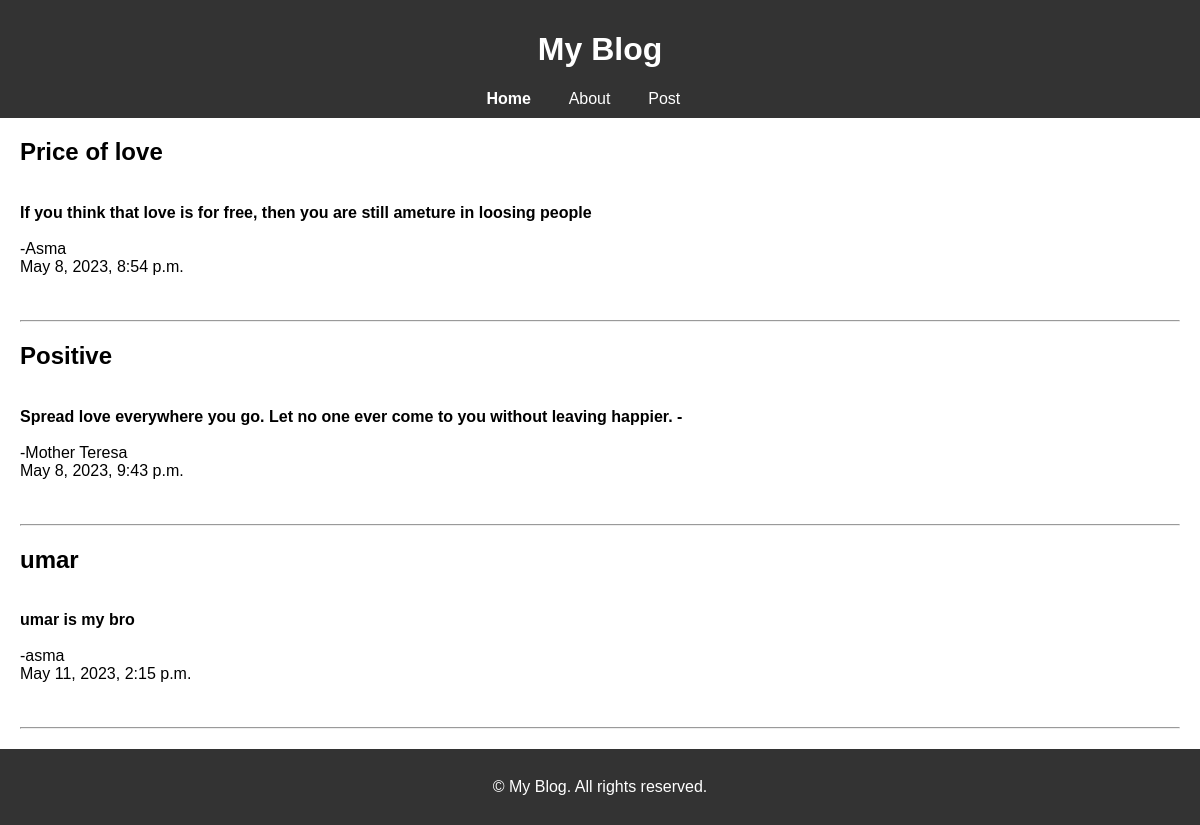
Page /blog/home/ on the committed database.
### blog/models.py (models this page shows, shortened)
class Post(models.Model) :
        author=models.CharField(max_length=200)
        title=models.CharField(max_length=200)
        text=models.TextField()
        created_date=models.DateTimeField(default=timezone.now)
        published_date=models.DateTimeField(blank=True,null=True)

### blog/views.py (the view)
# urls.py: path('home/',Home,name='home'),
def  Home(request) :
    context={'blogdb':Post.objects.all()}
    return render(request,'blog/home.html',context)

### blog/templates/blog/home.html (shortened to what this page needs)
<!DOCTYPE html>
<html>
<head>
	{% load static %}
	<link rel="stylesheet" type="text/css" href="{% static 'style.css' %}">
</head>
<body>
	<header>
	<center>
		<h1>My Blog</h1>
		<nav>
			<ul>
				<li><b><a href="{% url 'blog:home' %}">Home</a></b></li>&nbsp&nbsp&nbsp
				<li><a href="{% url 'blog:about' %}">About</a></li>&nbsp&nbsp&nbsp
				<li><a href="{% url 'blog:postblog' %}">Post</a></li>&nbsp&nbsp&nbsp
			</ul>
		</nav>
	</center>
	</header>
	<main>
{% for  i  in  blogdb %}
<tr>
    <h2><td>{{ i.title }}</td></h2><br>
    <b><td>{{ i.text }}</td></b></h3><br><br>
    <td>-{{ i.author }}</td><br>
    <td>{{ i.created_date }}</td><br><br><br>
    <hr></hr>
</tr>
{% endfor %}
	</main>
	<footer>
		<p>&copy; {{ year }} My Blog. All rights reserved.</p>
	</footer>
</body>
</html>

### blog/static/style.css (style rules this page uses)
body { font-family: Arial, sans-serif; margin: 0; padding: 0; }
header { background-color: #333; color: #fff; padding: 10px; }
nav ul { list-style-type: none; margin: 0; padding: 0; }
nav li { display: inline-block; margin-right: 20px; }
nav a { color: #fff; text-decoration: none; }
main { margin: 20px; }
h2 { font-size: 24px; }
p { font-size: 16px; line-height: 1.5; }
footer { background-color: #333; color: #fff; padding: 10px; text-align: center; }

### rows in the picture
Post: title "Price of love", text "If you think that love is for free, then you are still ameture in loosing people", author "Asma", created_date "May 8, 2023, 8:54 p.m."
Post: title "Positive", text "Spread love everywhere you go. Let no one ever come to you without leaving happier. -", author "Mother Teresa", created_date "May 8, 2023, 9:43 p.m."
Post: title "umar", text "umar is my bro", author "asma", created_date "May 11, 2023, 2:15 p.m."
